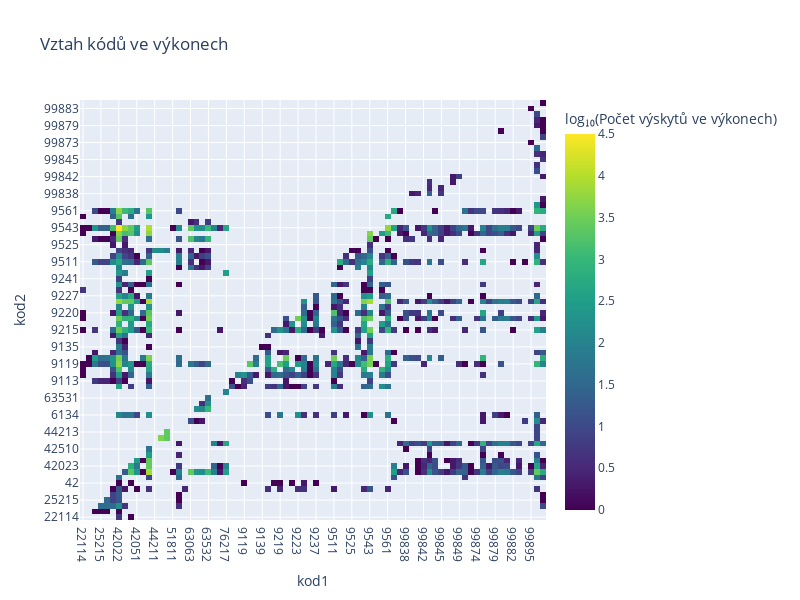

Notebook code cell kept with this figure:
### Code cell
import plotly.graph_objects as go


# Pivot for heatmap
matrix = df_codes_relationships.pivot(index='kod2', columns='kod1', values='occurences_in_cdokl_cnt')
log_matrix = np.log10(matrix)

# Custom hover text showing original values
hover_text = [[f"Kód 1: {k1}<br>Kód 2: {k2}<br>Počet výskytů ve výkonech: {matrix.loc[k2, k1]}"
               for k1 in matrix.columns] for k2 in matrix.index]

# Plot heatmap
fig = go.Figure(data=go.Heatmap(
    z=log_matrix.values,
    x=matrix.columns,
    y=matrix.index,
    text=hover_text,
    hoverinfo='text',
    colorscale='Viridis',
    colorbar=dict(title='log₁₀(Počet výskytů ve výkonech)')
))

fig.update_layout(
    title='Vztah kódů ve výkonech',
    xaxis_title='kod1',
    yaxis_title='kod2',
    width=800,
    height=600
)

fig.show()

### Figure 1 — Plotly figure (JSON) as saved in the notebook; plotly's stock layout.template omitted (floating-point values rounded to 4 significant figures; data arrays with more than 128 entries replaced by an {"elided": "..."} marker saying what was removed)
{"data": [{"colorbar": {"title": {"text": "log₁₀(Počet výskytů ve výkonech)"}}, "colorscale": [[0, "#440154"], [0.1111, "#482878"], [0.2222, "#3e4989"], [0.3333, "#31688e"], [0.4444, "#26828e"], [0.5556, "#1f9e89"], [0.6667, "#35b779"], [0.7778, "#6ece58"], [0.8889, "#b5de2b"], [1, "#fde725"]], "hoverinfo": "text", "text": {"elided": "74x78 str values"}, "type": "heatmap", "x": ["22114", "25135", "25213", "25215", "25217", "42021", "42022", "42023", "42050", "42051", "42510", "42520", "44211", "44213", "44251", "51811", "51881", "6134", "63063", "63417", "63531", "63532", "76211", "76213", "76217", "9115", "9117", "9119", "9125", "9127", "9139", "9215", "9217", "9219", "9220", "9221", "9223", "9227", "9233", "9237", "9241", "9509", "9511", "9513", "9523", "9525", "9532", "9541", "9543", "9547", "9555", "9561", "99782", "99837", "99838", "99840", "99841", "99842", "99843", "99844", "99845", "99846", "99847", "99849", "99872", "99873", "99874", "99877", "99878", "99879", "99880", "99881", "99882", "99883", "99893", "99895", "99976", "99991"], "y": ["22114", "25135", "25213", "25215", "25217", "41", "42", "42021", "42022", "42023", "42050", "42051", "42510", "42520", "44211", "44213", "44251", "51881", "6134", "63063", "63417", "63531", "76211", "9111", "9113", "9115", "9117", "9119", "9125", "9127", "9135", "9137", "9139", "9215", "9217", "9219", "9220", "9221", "9223", "9227", "9233", "9237", "9241", "9249", "9509", "9511", "9513", "9523", "9525", "9532", "9541", "9543", "9547", "9555", "9561", "99782", "99837", "99838", "99840", "99841", "99842", "99843", "99844", "99845", "99849", "99872", "99873", "99874", "99877", "99879", "99880", "99881", "99883", "99976"], "z": {"elided": "74x78 float values"}}], "layout": {"height": 600, "title": {"text": "Vztah kódů ve výkonech"}, "width": 800, "xaxis": {"title": {"text": "kod1"}}, "yaxis": {"title": {"text": "kod2"}}}}
